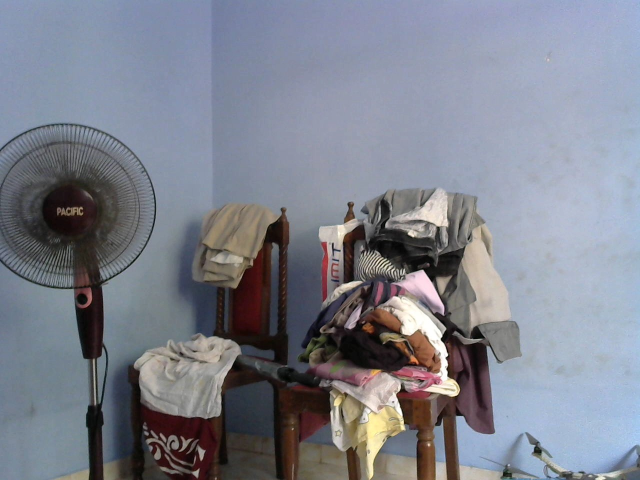
#> input picture images/WC_4.jpg, 1280 x 960 px (shown at 1/2 size)
$ python savindi_stitcher.py   (Python 2 division)
#> lines starting #> are read from the running program, lines starting #| are printed output that depends on the picture
###############################################################################
# Panorama stitching using two images
# Step 1 -  Detect keypoints and extract local invariant descriptors from the
#           two input images
# Step 2 -  Match the descriptors between the two images
# Step 3 -  Use the RANSAC algorithm to estimate a homography matrix using our
#           matched feature vectors
# Step 4 -  Apply a warping transformation using the homography matrix
###############################################################################

import cv2
import numpy as np
import imutils


# ==============================================================================

# Step 1 - Detect keypoints
def detectAndDescribe(image):
    # convert the image to grayscale
    gray = cv2.cvtColor(image, cv2.COLOR_BGR2GRAY)

    # detect keypoints in the image
    detector = cv2.FeatureDetector_create("SIFT")
    kps = detector.detect(gray)

    # extract features from the image
    extractor = cv2.DescriptorExtractor_create("SIFT")
    (kps, features) = extractor.compute(gray, kps)

    # convert keypoints from KeyPoint objects to NumPy arrays
    kps = np.float32([kp.pt for kp in kps])

    # return a tuple of keypoints and features
    return (kps, features)


# ==============================================================================

# Step 2 - Match the descriptors between the two images
def matchKeypoints(kpsA, kpsB, featuresA, featuresB, ratio, repojThresh):
    # compute the raw matches and intialize the list of actual matches
    matcher = cv2.DescriptorMatcher_create("BruteForce")
    rawMatches = matcher.knnMatch(featuresA, featuresB, 2)
    # k=2 is used to indicate that the top two matches for each feature vector are returned

    # Lowe's ratio test
    # there can be false matches returned from the matching algorithm
    # using lowe's ratio test we select only the matches within a certain threshold
    matches = []
    for m in rawMatches:
        if len(m) == 2 and m[0].distance < m[1].distance * ratio:
            matches.append((m[0].trainIdx, m[0].queryIdx))

    # Step 3 - Use the RANSAC algorithm to estimate a homography matrix
    # computing the homography matrix requires at least 4 matches
    if len(matches) > 4:
        # construct the two sets of points
        ptsA = np.float32([kpsA[i] for (_, i) in matches])
        ptsB = np.float32([kpsB[i] for (i, _) in matches])

        # compute the homography between the two sets of points
        (H, status) = cv2.findHomography(ptsA, ptsB, cv2.RANSAC, repojThresh)

        # return the matches, homography matrix and status of each matched point
        return (matches, H, status)
    return None


# ==============================================================================

def drawMatches(imageA, imageB, kpsA, kpsB, matches, status):
    # initialize the output visualization image
    (hA, wA) = imageA.shape[:2]
    (hB, wB) = imageB.shape[:2]
    vis = np.zeros((max(hA, hB), wA + wB, 3), dtype="uint8")
    vis[0:hA, 0:wA] = imageA
    vis[0:hB, wA:] = imageB

    for ((trainIdx, queryIdx), s) in zip(matches, status):
        # only process the match if the keypoint was successful
        if s == 1:
            ptA = (int(kpsA[queryIdx][0]), int(kpsA[queryIdx][1]))
            ptB = (int(kpsB[trainIdx][0]) + wA, int(kpsB[trainIdx][1]))
            cv2.line(vis, ptA, ptB, (0, 255, 0), 1)

    return vis


# ==============================================================================

def stitch(imageA, imageB, ratio=0.75, reprojThresh=4.0, showMatches=False):
    # detect and extract keypoints and descriptors
    (kpsA, featuresA) = detectAndDescribe(imageA)
    (kpsB, featuresB) = detectAndDescribe(imageB)

    # match features between the two images
    M = matchKeypoints(kpsA, kpsB, featuresA, featuresB, ratio, reprojThresh)

    if M is None:
        return None

    # Step 4 - Apply a perspective warp to stitch the images
    (matches, H, status) = M
    result = cv2.warpPerspective(imageA, H, (imageA.shape[1] + imageB.shape[1], imageA.shape[0]))
    result[0:imageB.shape[0], 0:imageB.shape[1]] = imageB

    print len(matches)

    if showMatches:
        vis = drawMatches(imageA, imageB, kpsA, kpsB, matches, status)
        return (result, vis)

    return result


# ==============================================================================

# Test implementation
imageA = cv2.imread('./images/WC_4.jpg', 1)
#> imageA is the input picture: shape (960, 1280, 3); mean B, G, R 141.5, 130, 126.3
imageB = cv2.imread('./images/WC_5.jpg', 1)
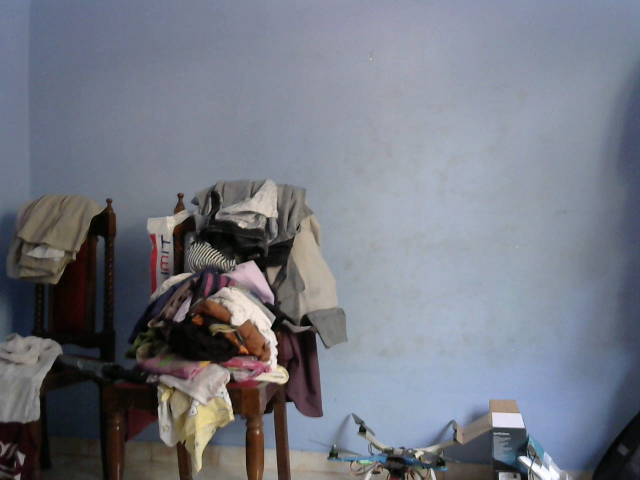
#> input picture images/WC_5.jpg, 1280 x 960 px (shown at 1/2 size)
#> imageB is the input picture: shape (960, 1280, 3); mean B, G, R 130.6, 120.1, 116.4
imageA = imutils.resize(imageA, width=400)
#> imageA: shape (300, 400, 3)
imageB = imutils.resize(imageB, width=400)
#> imageB: shape (300, 400, 3)

(result, vis) = stitch(imageB, imageA, showMatches=True)
#> in detectAndDescribe, `gray = cv2.cvtColor(image, cv2.COLOR_BGR2GRAY)`:
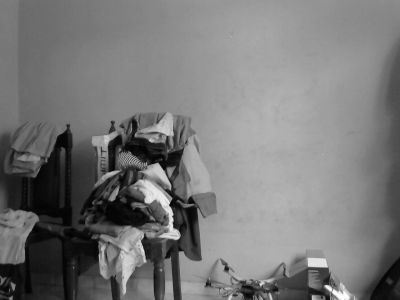
#> gray: shape (300, 400); min 2, max 255, mean 120.2
#> in detectAndDescribe, `kps = detector.detect(gray)`: kps = 430 keypoints; strongest (x, y, size): (328, 287, 3.6), (152, 191, 19.5), (169, 211, 5.3), (226, 269, 3.4)
#> in detectAndDescribe, `kps = np.float32([kp.pt for kp in kps])`: kps = 430 pairs, first value 2.6 to 389.1, second value 116.7 to 297.1
#> in stitch, `(kpsA, featuresA) = detectAndDescribe(imageA)`: kpsA has the same summary as kps in detectAndDescribe
#> in detectAndDescribe (call 2), `gray = cv2.cvtColor(image, cv2.COLOR_BGR2GRAY)`:
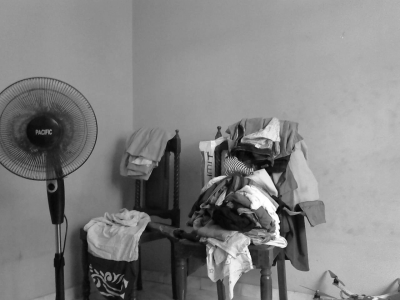
#> gray: shape (300, 400); min 3, max 255, mean 130.2
#> in detectAndDescribe (call 2), `kps = detector.detect(gray)`: kps = 483 keypoints; strongest (x, y, size): (279, 241, 8.7), (258, 196, 20.3), (276, 218, 5.2), (262, 175, 8.8)
#> in detectAndDescribe (call 2), `kps = np.float32([kp.pt for kp in kps])`: kps = 483 pairs, first value 35.5 to 396.3, second value 119.4 to 296.7
#> in stitch, `(kpsB, featuresB) = detectAndDescribe(imageB)`: kpsB has the same summary as kps in detectAndDescribe
#> in matchKeypoints, `rawMatches = matcher.knnMatch(featuresA, featuresB, 2)`: rawMatches = 430 matches
#> after the loop in matchKeypoints, `for m in rawMatches:`: matches = 238 pairs, first value 77 to 478, second value 4 to 386
#> in matchKeypoints, `ptsA = np.float32([kpsA[i] for (_, i) in matches])`: ptsA = 238 pairs, first value 5.57 to 239.5, second value 116.7 to 293.2
#> in matchKeypoints, `ptsB = np.float32([kpsB[i] for (i, _) in matches])`: ptsB = 238 pairs, first value 117.7 to 350.5, second value 122.4 to 296.7
#> in matchKeypoints, `(H, status) = cv2.findHomography(ptsA, ptsB, cv2.RANSAC, repojThresh)`: H = [[0.81, -0.0119, 117.1], [-0.054, 0.916, 14.6], [-0.000443, -5.8e-05, 1]]; status = 238 values, max 1 at index 0, min 0 at index 13, mean 0.992
#> in stitch, `result = cv2.warpPerspective(imageA, H, (imageA.shape[1] + imageB.shap..`:
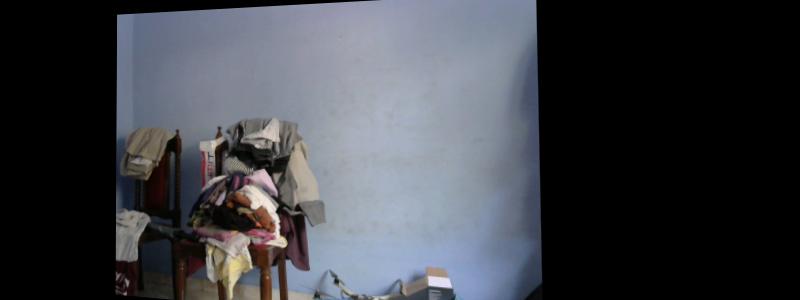
#> result: shape (300, 800, 3); mean B, G, R 71, 65, 62.7
#> in stitch, `result[0:imageB.shape[0], 0:imageB.shape[1]] = imageB`:
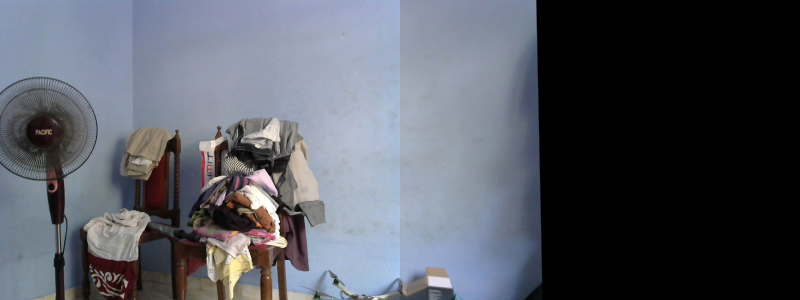
#> result: shape (300, 800, 3); mean B, G, R 98.2, 89.3, 85.7
#| 238
#> in drawMatches, `vis[0:hB, wA:] = imageB`:
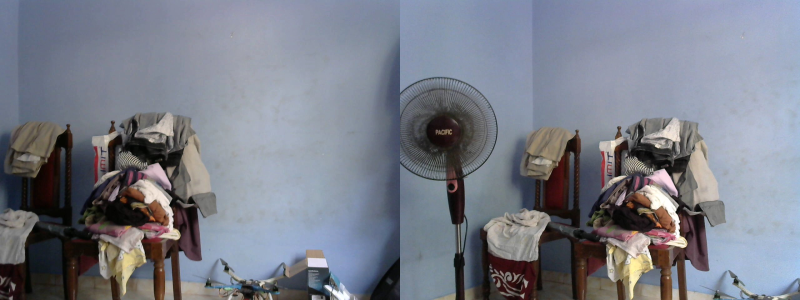
#> vis: shape (300, 800, 3); mean B, G, R 136, 125, 121.3
#> the loop in drawMatches, `for ((trainIdx, queryIdx), s) in zip(matches, status):` made 238 passes
#> (trainIdx, queryIdx, s, ptA, ptB) on passes 1 to 12: (77, 4, [1], (5, 287), (517, 284)), (84, 7, [1], (6, 160), (522, 163)), (85, 8, [1], (6, 160), (522, 163)), (83, 9, [1], (6, 230), (522, 228)), (90, 11, [1], (7, 222), (523, 221)), (91, 14, [1], (9, 261), (523, 258)), (92, 15, [1], (12, 293), (524, 290)), (98, 17, [1], (12, 213), (527, 213)), (94, 18, [1], (13, 285), (525, 282)), (99, 19, [1], (13, 151), (528, 154)), (101, 21, [1], (15, 154), (530, 157)), (105, 25, [1], (16, 145), (531, 150))
#> (ptA, ptB) on passes 61 to 66: ((92, 232), (600, 235)), ((93, 208), (600, 211)), ((93, 251), (601, 254)), ((93, 220), (601, 224)), ((94, 236), (602, 239)), ((95, 147), (602, 152))
#> after the loop in drawMatches, `for ((trainIdx, queryIdx), s) in zip(matches, status):`:
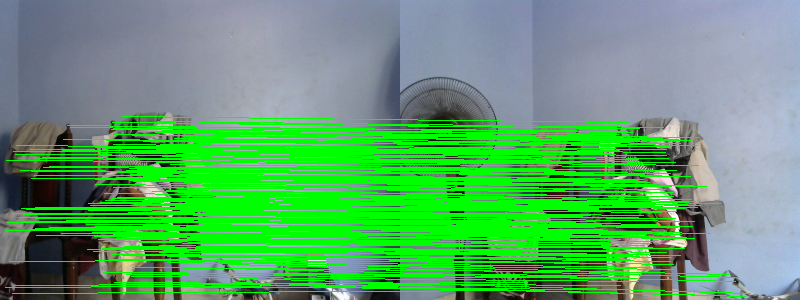
#> vis: shape (300, 800, 3); mean B, G, R 103.7, 164.2, 91.1

# cv2.imshow("Image A", imageA)
# cv2.imshow("Image B", imageB)
cv2.imshow("Keypoint Matches", vis)
cv2.imshow("Result", result)

cv2.imwrite('result4.jpg', result)

cv2.waitKey(0)
cv2.destroyAllWindows()
